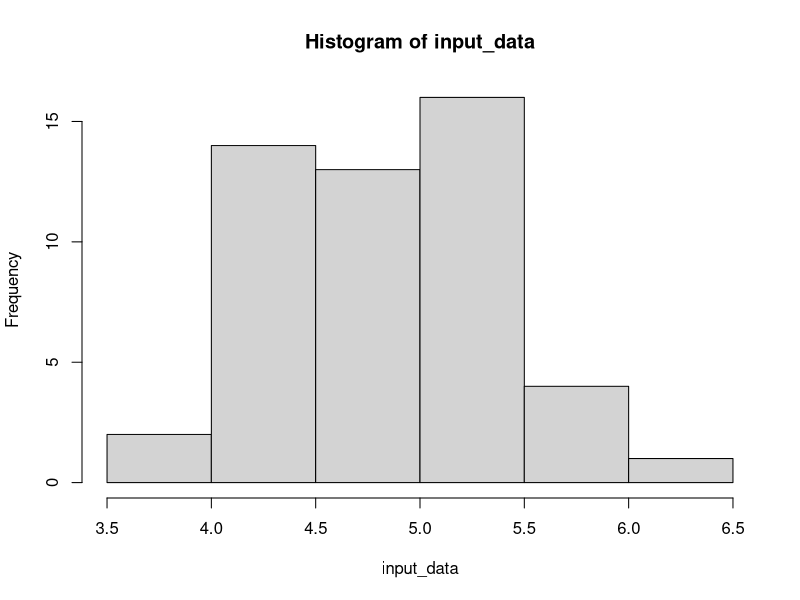
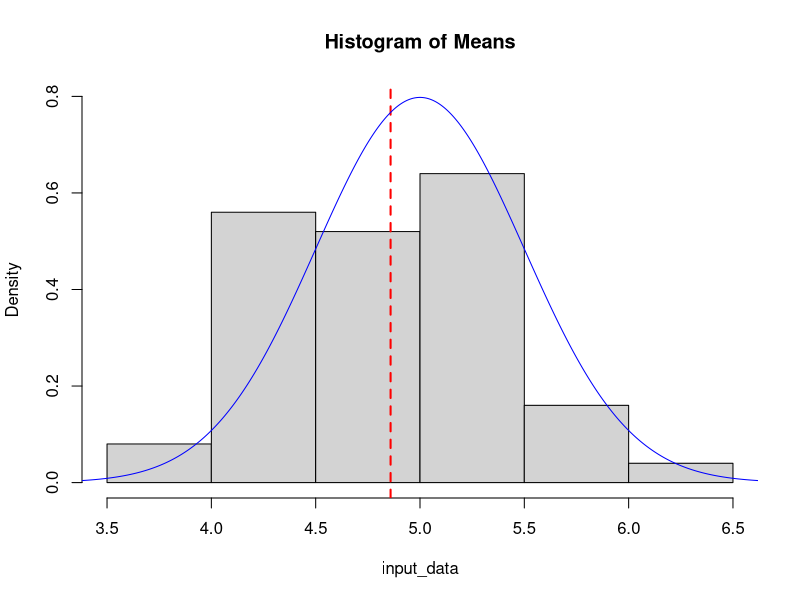
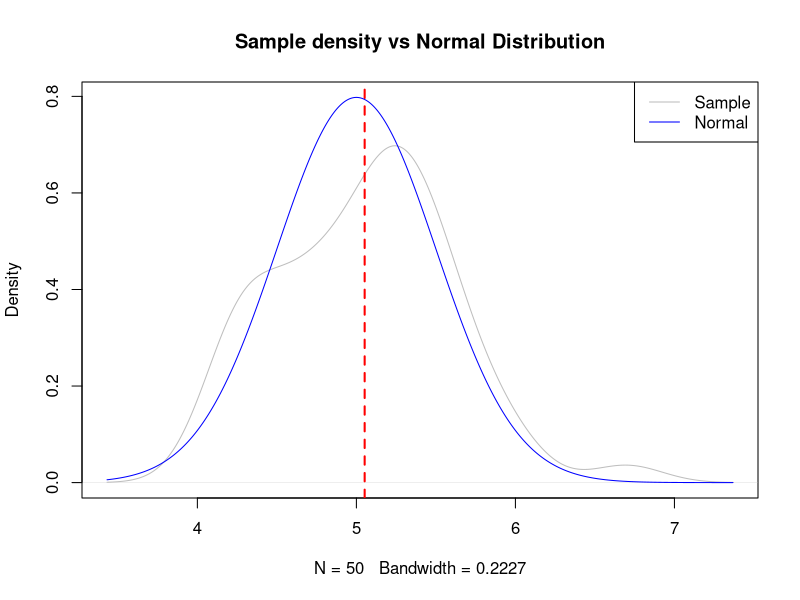
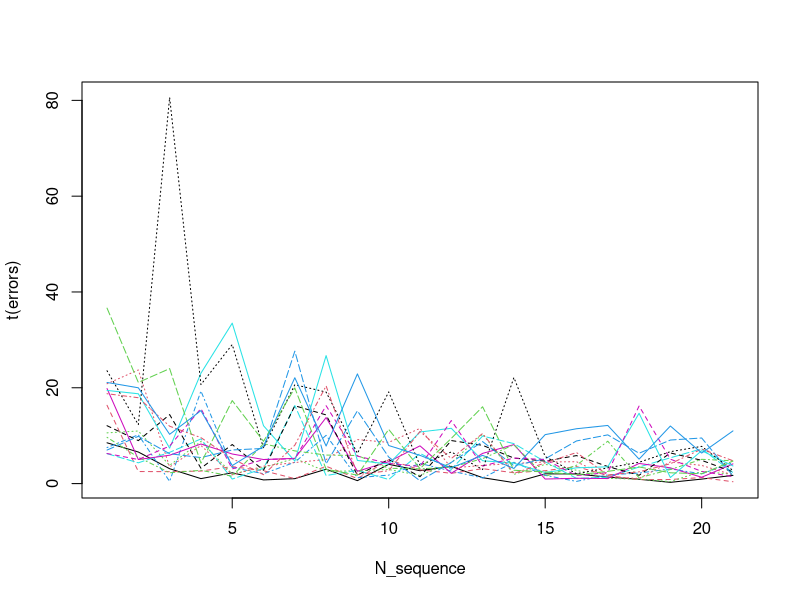
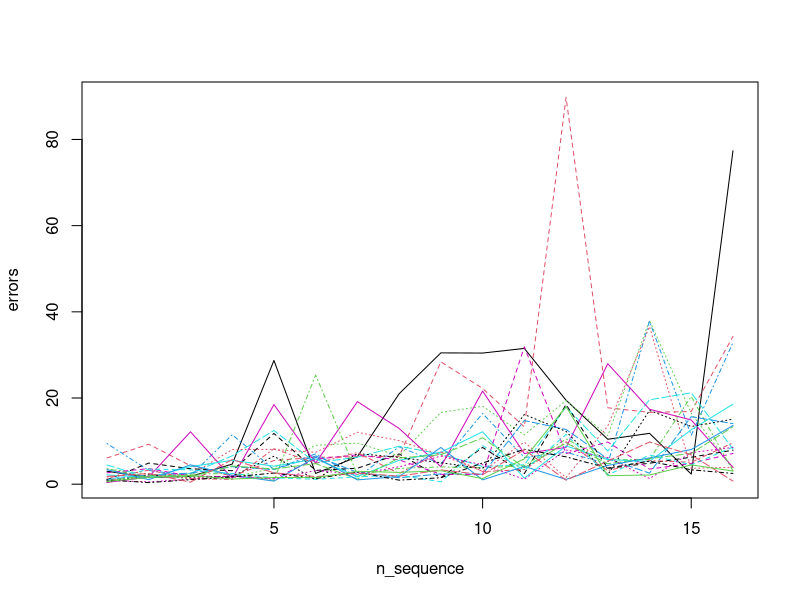
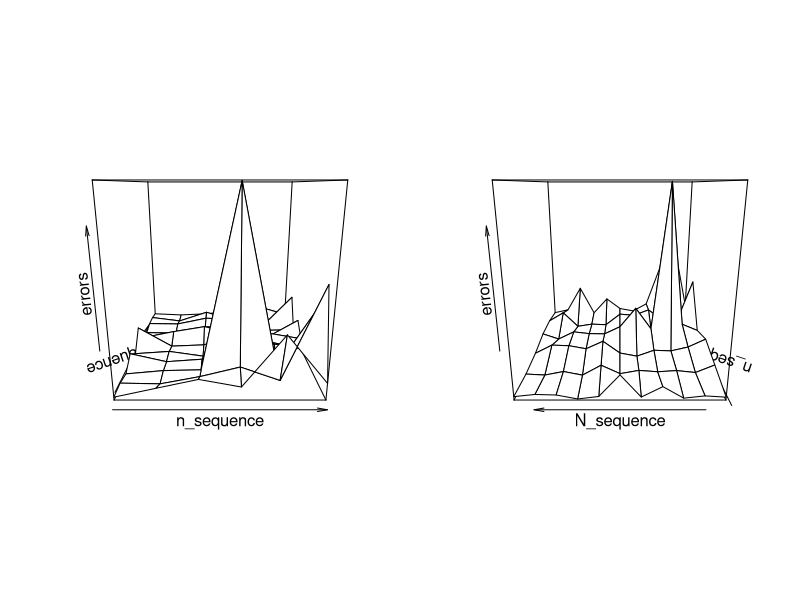
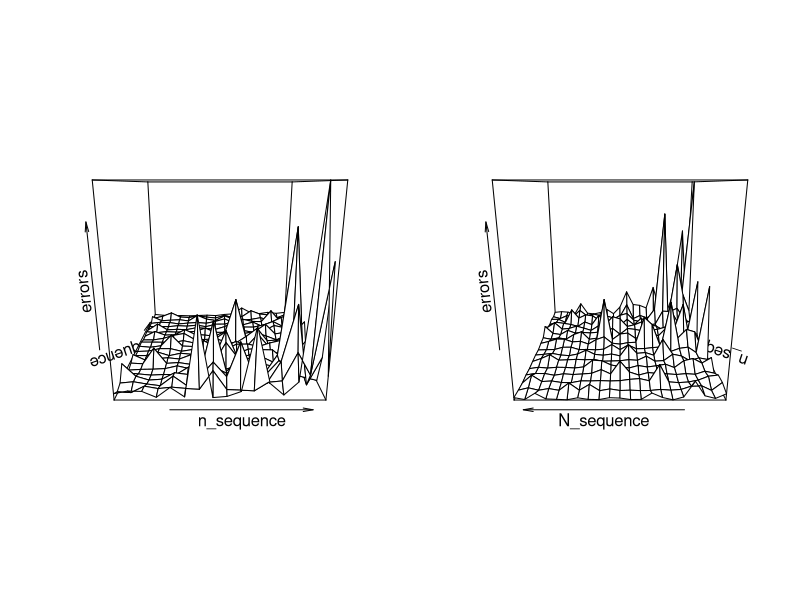
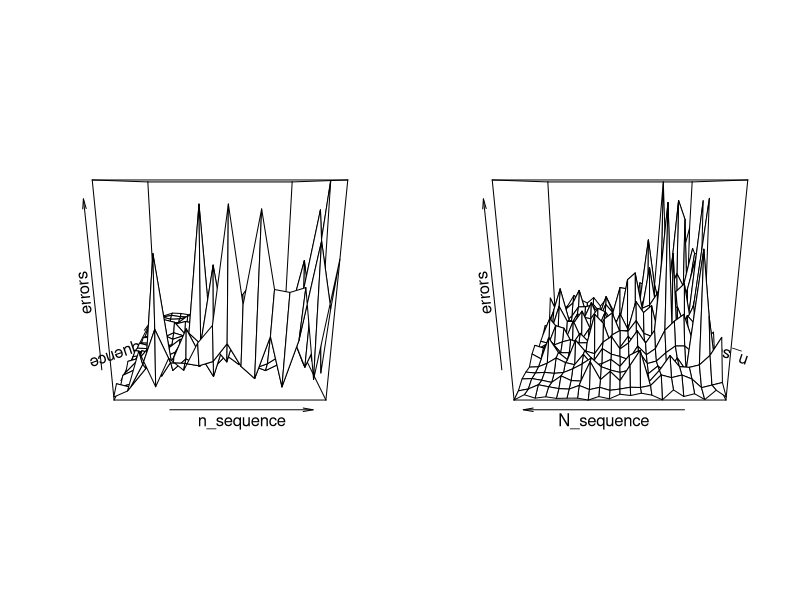

The R source for these figures, in order:
# Code snippets for 2/26/15 discussion

poisson_means = function(N, n, lambda_in){
	# Will call n, lambda_in from function's scope inside sapply
	means = sapply(1:N, function(i){
		return(mean(rpois(n, lambda_in)))
	})
	return(means)
}

plot_hist = function(input_data, n, lambda){
	x = seq(min(input_data) - 1, max(input_data) + 1, length = 10000)
	y = dnorm(x, mean = lambda, sd = sqrt(lambda/n))

	hist(input_data, freq = FALSE, ylim = range(c(y, hist(input_data)$density)),
		main = "Histogram of Means")
	abline(v = mean(input_data), col = "red", lwd = 2, lty = 2)

	points(x, y, type = "l", col = "blue")
}

plot_density = function(input_data, n, lambda, plot_flag = TRUE){
	y_den = density(input_data)
	y = dnorm(y_den$x , mean = lambda, sd = sqrt(lambda/n))

	if(plot_flag){

		plot(y_den, ylim = range(c(y, y_den$y)), main = "Sample density vs Normal Distribution", col = "grey")
		abline(v = mean(input_data), col = "red", lwd = 2, lty = 2)

		points(y_den$x, y, type = "l", col = "blue")
		legend("topright", c("Sample", "Normal"), col = c("grey", "blue"), lty = c(1,1))
	}
	# Return squared deviations between two curves
	return(sum((y_den$y - y)^2))
}



persp_plots = function(n_sequence, N_sequence, RowVsCol = FALSE){
	errors = matrix(0, length(n_sequence), length(N_sequence))
	for(row in 1:length(n_sequence)){
		for(col in 1:length(N_sequence)){
			errors[row, col] = plot_density(poisson_means(N_sequence[col], n_sequence[row], lambda_input),
											n_sequence[row],
											lambda_input,
											plot_flag = FALSE)
		}
	}

	if(RowVsCol){
		if(RowVsCol == 1){
			matplot(t(errors), type = "l", , xlab = "N_sequence")
		}else{
			matplot(errors, type = "l", xlab = "n_sequence")
		}
	}else{
		par(mfrow = c(1,2))
		persp(1:length(n_sequence), 1:length(N_sequence), errors, xlab = "n_sequence", ylab = "N_sequence")
		persp(1:length(n_sequence), 1:length(N_sequence), errors, theta = -90, xlab = "n_sequence", ylab = "N_sequence")

	}
}


# Main block and examples

lambda_input = 5
n_input = 20
plot_hist(poisson_means(50, n_input, lambda_input), n_input, lambda_input)

t1 = plot_density(poisson_means(50, n_input, lambda_input), n_input, lambda_input)

n_sequence_in = (3:18)*4
N_sequence_in = (5:25)*4
persp_plots(n_sequence_in, N_sequence_in, 1)
persp_plots(n_sequence_in, N_sequence_in, 2)

n_sequence_in = (3:8)*2
N_sequence_in = (5:15)*2
persp_plots(n_sequence_in, N_sequence_in)


n_sequence_in = (3:18)*2
N_sequence_in = (5:25)*2
persp_plots(n_sequence_in, N_sequence_in)


n_sequence_in = (3:18)*4
N_sequence_in = (5:25)*4
persp_plots(n_sequence_in, N_sequence_in)


n_sequence_in = (3:18)*10
N_sequence_in = (3:18)*10
persp_plots(n_sequence_in, N_sequence_in)



